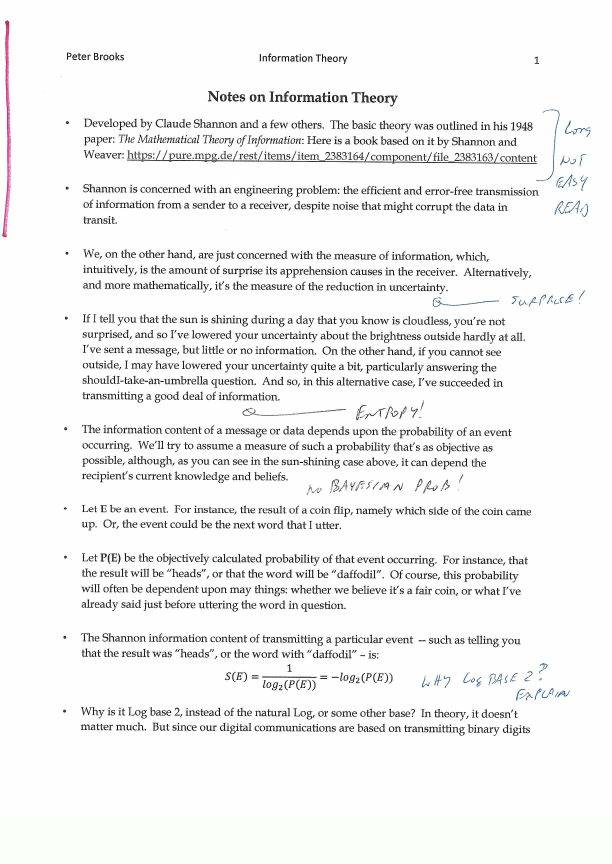
#> input picture jason2.jpg, 2448 x 3456 px (shown at 1/4 size)
$ python 'test copy.py'   (older library calls are emulated)
#> lines starting #> are read from the running program, lines starting #| are printed output that depends on the picture; after the words box and inside, x2 and y2 are one past the last pixel; in counts of white or black regions, pixels touching at a corner belong together
import PIL
from PIL import Image
from io import BytesIO
from PIL import ImageFilter
from PIL import ImageEnhance
import numpy as np
import math

#credit to https://predictivehacks.com/iterate-over-image-pixels/ to show how to iterate in PIL
# greyscale


# globals

#all black pixels that have been found
foundAlready = {}
# The image
blackAndWhite = None
#to identify the connected black letters from the top right corner -> first left

def findSurrounding(startCoord, letterObject):
    global foundAlready
    myObject = letterObject
    # print(startCoord)
    # print('newblob')
    #to avoid a recursion depth error, using a queue
    stack = [startCoord]
    width, height = blackAndWhite.size
    for i in stack:
        if i not in foundAlready:
            # print(i)
            startCoord = i
            foundAlready[startCoord] = ''
            myObject.add(startCoord)

            # checking for:
            # black right pixel
            if (startCoord[0] + 1 < width):
               testPixel =  (startCoord[0] + 1, startCoord[1])
               if blackAndWhite.getpixel(testPixel) == 0 and testPixel not in foundAlready:
                  stack.append( testPixel )
            # black bottom pixel
            if (startCoord[1] + 1 < height):
               testPixel =  (startCoord[0] , startCoord[1] + 1)
               if blackAndWhite.getpixel(testPixel) == 0 and testPixel not in foundAlready:
                  stack.append( testPixel )
            # black left pixel
            if (startCoord[0] - 1 < 0):
               testPixel =  (startCoord[0] - 1 , startCoord[1])
               if blackAndWhite.getpixel(testPixel) == 0 and testPixel not in foundAlready:
                  stack.append( testPixel )
            # black bottom left pixel
            if (startCoord[1] + 1 < height) and (startCoord[0] - 1 < 0):
               testPixel =  (startCoord[0] - 1 , startCoord[1] + 1)
               if blackAndWhite.getpixel(testPixel) == 0 and testPixel not in foundAlready:
                  stack.append( testPixel )

            # black bottom right pixel
            if (startCoord[1] + 1 < height) and (startCoord[0] + 1 < width):
               testPixel =  (startCoord[0] + 1 , startCoord[1] + 1)
               if blackAndWhite.getpixel(testPixel) == 0 and testPixel not in foundAlready:
                  stack.append( testPixel )

        stack = stack[1:]
    return myObject


class myletter():
    def __init__(self, startPoint):
        self.allPixels = []
        self.top = startPoint[1]
    def add(self, x):
        self.allPixels.append(x)
        # print(self.allPixels)

#find the bounds of the sentence
    def findExtremes(self):
        rightest, lowest = self.allPixels[0]
        leftest = rightest
        for x,y in self.allPixels:
            if lowest < y:
                lowest = y
            if rightest < x:
                rightest = x
            if leftest > x:
                leftest = x
        highest = self.top
        return leftest, rightest, lowest, highest


def removeHandwriting(fileObj):
#> called with fileObj = 'jason2.jpg'
    import time
    starttime = time.time()
    # URL = "https://www.timeanddate.com/scripts/cityog.php?title=Current%20Local%20Time%20in&amp;city=New%20York&amp;state=New%20York&amp;country=USA&amp;image=new-york1"
    # response = requests.get(URL)
    # img = Image.open(BytesIO(response.content))
    img = Image.open(fileObj)
#> img is the input picture: PIL image 2448x3456 RGB; mean R, G, B 241.9, 242.1, 241.9
    # img.save('before.jpg')
    #credit to https://predictivehacks.com/iterate-over-image-pixels/ to show how to iterate in PIL
    # greyscale
    global blackAndWhite
    blackAndWhite = img
   #  enhancer = ImageEnhance.Color(img)

   #  blackAndWhite = enhancer.enhance(0.0)
   #  print(blackAndWhite)
    import numpy as np
    arr = np.array(img)
    arr[arr < 170] = 0
    img = Image.fromarray(arr)
    blackAndWhite = img
    blackAndWhite = blackAndWhite.convert("L")
   #  blackAndWhite.show()
    wpercent = (300/float(blackAndWhite.size[0]))
#> wpercent = 0.123
    hsize = int((float(blackAndWhite.size[1])*float(wpercent)))
#> hsize = 423
    blackAndWhite = blackAndWhite.resize((300,hsize), PIL.Image.ANTIALIAS)
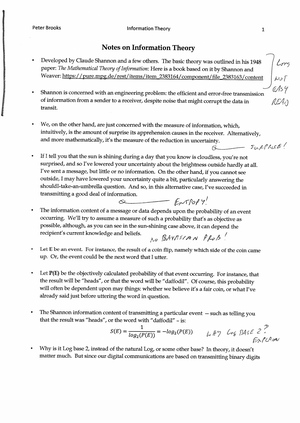
#> blackAndWhite: PIL image 300x423 L; min 0, max 255, mean 239.5
    blackAndWhite.show()
    input()
    for x in range(blackAndWhite.width):
        for y in range(blackAndWhite.height):
            if blackAndWhite.getpixel( (x,y) ) < 170:
                # set to black
                blackAndWhite.putpixel( (x,y) ,0)
            else:
                # set to white
                blackAndWhite.putpixel( (x,y) ,255)
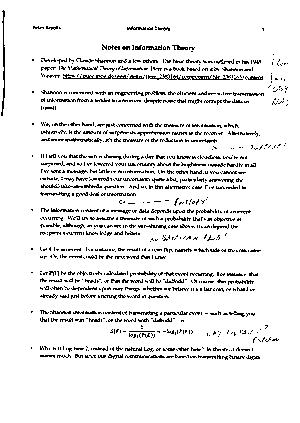
#> blackAndWhite: PIL image 300x423 L; 91.8% white; black in thin lines or dots, all inside (x1, y1, x2, y2) = (1, 10, 288, 360)
    print(starttime - time.time())
    starttime = time.time()
    input()
    blackAndWhite.show()


    #now iterating through each row, looking for letters


    #found letters

    foundletters = []

    for x in range(blackAndWhite.width):
        for y in range(blackAndWhite.height):
            if (x,y) not in foundAlready:
                if blackAndWhite.getpixel((x,y)) == 0:
                    #reset letterlist, list for this individual

                    q = findSurrounding( (x,y), myletter( (x,y) ) )
                    foundletters.append(q)


    # print(foundletters)
    # look at found letters and make dict with order in frequences of bottom line
    # ycoord: [frequences, [rightest xcoords of that char]]

    myletterFrequences = {}
    for i in foundletters:
        # print(i.allPixels)
        left, right, base, high = i.findExtremes()
        # print(myletterFrequences)
        # print(base)

        if base in myletterFrequences:
            myletterFrequences[base] = [myletterFrequences[base][0] + 1, myletterFrequences[base][1] + [right] , myletterFrequences[base][2] + [left], myletterFrequences[base][3] + [high] ]
        else:
            myletterFrequences[base] = [1, [right], [left], [high]]

    # for i in myletterFrequences.values():
    #     print(len(i[1]))
    print(myletterFrequences)
#> (printed output is left out)
    tolerance = 30

    # create new image to save the typed words to

    newImg = Image.new('RGB', (img.width, img.height), (255, 255, 255))
#> newImg: PIL image 2448x3456 RGB; every value is 255
    # newImg.show()
    print(wpercent)
    wpercent = 1/ wpercent
    print(wpercent)
    #copy paste to new doc
    # print(myletterFrequences)
    for k, v in myletterFrequences.items():
        # print(v[0])
        if v[0] < tolerance:
            #doesnt pass tolerance of frequences
            continue
      #   elif v[0] == 3:
      #       continue
        else:
            right = max(v[1])
            left = min(v[2])
            high = min(v[3])

            bufferhigh = (high - k) * 3
            bufferlow = (high - k) * 6
            # print(v[3])


            l = math.floor(left * wpercent)
            t = math.floor((high +  bufferhigh) * wpercent)
            r = math.ceil(right * wpercent)
            b = math.ceil((k - bufferlow) * wpercent)
            print( (l, t, r, b) )
            cut = img.crop( (l, t, r, b ))
            # raise ValueError()
            newImg.paste(cut, (l, t))
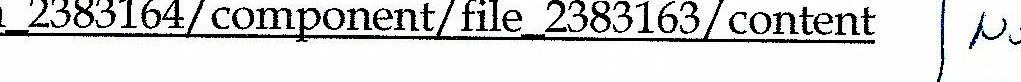
#> cut: PIL image 1021x82 RGB; mean R, G, B 219.6, 220, 219.9
            # print('test')
    print(starttime - time.time())
   #  input()
    newImg.save('jason3.jpg')

removeHandwriting('jason2.jpg')

$ run again, with Annotation 2020-06-08 012506.jpg copied over jason2.jpg
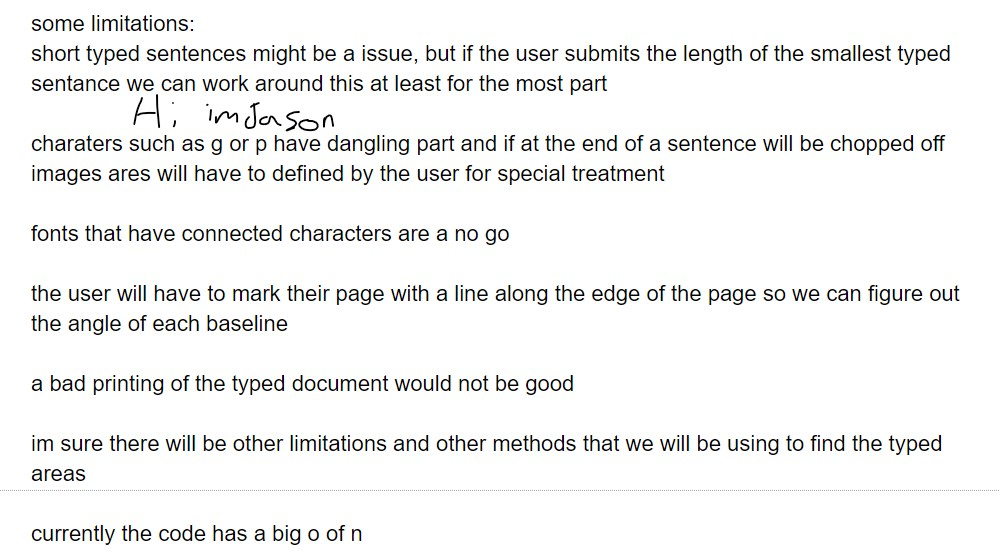
#> input picture Annotation 2020-06-08 012506.jpg, 1000 x 552 px
#> in removeHandwriting, img is the input picture: PIL image 1000x552 RGB; mean R, G, B 241.8, 242, 241.6
#> arr: shape (552, 1000, 3); 6.22% of pixels changed, all inside (x1, y1, x2, y2) = (0, 15, 999, 545)
#> after the loop in removeHandwriting, `for x in range(blackAndWhite.width):`:
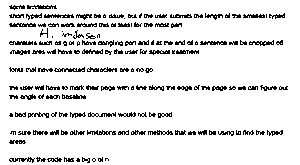
#> blackAndWhite: PIL image 300x165 L; 89.5% white; black in thin lines or dots, all inside (x1, y1, x2, y2) = (9, 5, 288, 163)
#> (printed output is left out)
#> after the loop in removeHandwriting, `for k, v in myletterFrequences.items():`:
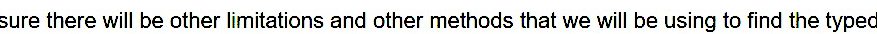
#> cut: PIL image 877x34 RGB; mean R, G, B 215, 216, 214.5
